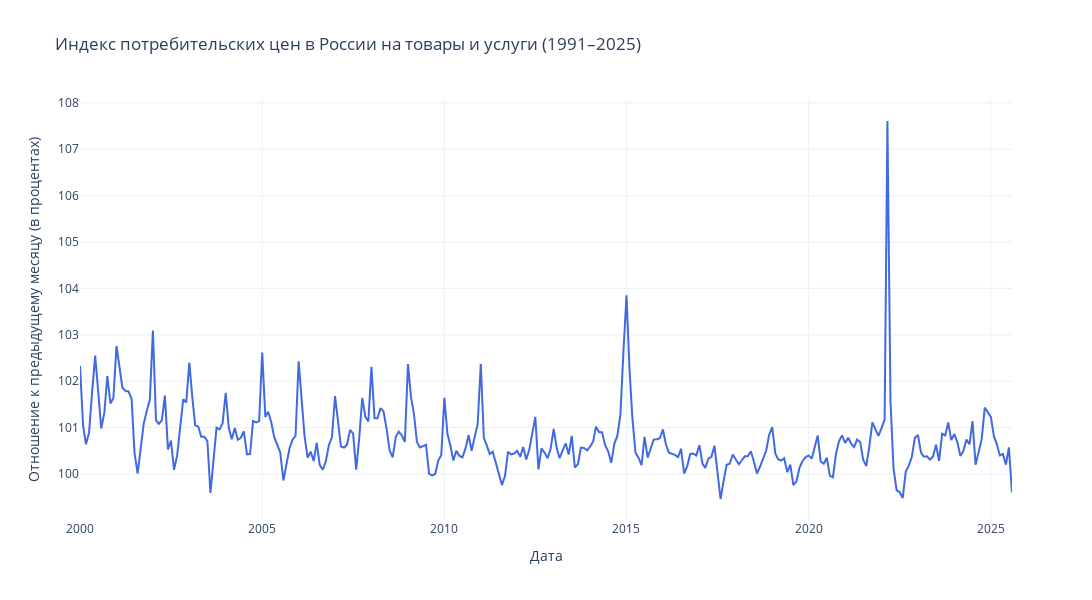

The notebook cell saved with this chart:
### Code cell
plot_2d_interactive(
    x=df_melted['date'],
    y=df_melted['cpi'],
    xlabel="Дата",
    ylabel="Отношение к предыдущему месяцу (в процентах)",
    title=f"Индекс потребительских цен в России на товары и услуги (1991–2025)"
)

### Figure 1 — Plotly figure (JSON) as saved in the notebook; plotly's stock layout.template omitted (floating-point values rounded to 4 significant figures; data arrays with more than 128 entries replaced by an {"elided": "..."} marker saying what was removed)
{"data": [{"hovertemplate": "Дата: %{x}<br>Значение: %{y:.4f} <extra></extra>", "line": {"color": "royalblue", "width": 2}, "mode": "lines", "x": {"elided": "308 str values"}, "y": {"elided": "308 float values"}, "type": "scatter"}], "layout": {"title": {"text": "Индекс потребительских цен в России на товары и услуги (1991–2025)"}, "xaxis": {"title": {"text": "Дата"}}, "yaxis": {"title": {"text": "Отношение к предыдущему месяцу (в процентах)"}}, "hovermode": "x unified", "width": 1100, "height": 600}}
